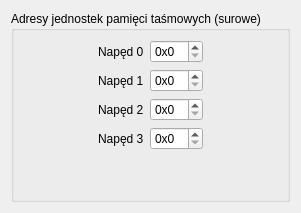
      <widget class="QWidget" name="tapes">
       <attribute name="title">
        <string>Taśmy</string>
       </attribute>
       <layout class="QVBoxLayout" name="verticalLayout_8">
        <item>
         <widget class="QGroupBox" name="groupBox_4">
          <property name="title">
           <string>Adresy jednostek pamięci taśmowych (surowe)</string>
          </property>
          <layout class="QGridLayout" name="gridLayout">
           <property name="sizeConstraint">
            <enum>QLayout::SetDefaultConstraint</enum>
           </property>
           <item row="0" column="2">
            <widget class="QSpinBox" name="tape0_chan">
             <property name="sizePolicy">
              <sizepolicy hsizetype="Preferred" vsizetype="Fixed">
               <horstretch>0</horstretch>
               <verstretch>0</verstretch>
              </sizepolicy>
             </property>
             <property name="prefix">
              <string>0x</string>
             </property>
             <property name="maximum">
              <number>65535</number>
             </property>
             <property name="displayIntegerBase" stdset="0">
              <number>16</number>
             </property>
            </widget>
           </item>
           <item row="1" column="0">
            <spacer name="horizontalSpacer">
             <property name="orientation">
              <enum>Qt::Horizontal</enum>
             </property>
             <property name="sizeHint" stdset="0">
              <size>
               <width>40</width>
               <height>20</height>
              </size>
             </property>
            </spacer>
           </item>
           <item row="0" column="1">
            <widget class="QLabel" name="label_28">
             <property name="sizePolicy">
              <sizepolicy hsizetype="Maximum" vsizetype="Preferred">
               <horstretch>0</horstretch>
               <verstretch>0</verstretch>
              </sizepolicy>
             </property>
             <property name="text">
              <string>Napęd 0</string>
             </property>
             <property name="buddy">
              <cstring>tape0_chan</cstring>
             </property>
            </widget>
           </item>
           <item row="2" column="2">
            <widget class="QSpinBox" name="tape2_chan">
             <property name="sizePolicy">
              <sizepolicy hsizetype="Preferred" vsizetype="Fixed">
               <horstretch>0</horstretch>
               <verstretch>0</verstretch>
              </sizepolicy>
             </property>
             <property name="prefix">
              <string>0x</string>
             </property>
             <property name="maximum">
              <number>65535</number>
             </property>
             <property name="displayIntegerBase" stdset="0">
              <number>16</number>
             </property>
            </widget>
           </item>
           <item row="1" column="2">
            <widget class="QSpinBox" name="tape1_chan">
             <property name="sizePolicy">
              <sizepolicy hsizetype="Preferred" vsizetype="Fixed">
               <horstretch>0</horstretch>
               <verstretch>0</verstretch>
              </sizepolicy>
             </property>
             <property name="prefix">
              <string>0x</string>
             </property>
             <property name="maximum">
              <number>65535</number>
             </property>
             <property name="displayIntegerBase" stdset="0">
              <number>16</number>
             </property>
            </widget>
           </item>
           <item row="1" column="1">
            <widget class="QLabel" name="label_29">
             <property name="sizePolicy">
              <sizepolicy hsizetype="Maximum" vsizetype="Preferred">
               <horstretch>0</horstretch>
               <verstretch>0</verstretch>
              </sizepolicy>
             </property>
             <property name="text">
              <string>Napęd 1</string>
             </property>
             <property name="buddy">
              <cstring>tape1_chan</cstring>
             </property>
            </widget>
           </item>
           <item row="1" column="3">
            <spacer name="horizontalSpacer_2">
             <property name="orientation">
              <enum>Qt::Horizontal</enum>
             </property>
             <property name="sizeHint" stdset="0">
              <size>
               <width>40</width>
               <height>20</height>
              </size>
             </property>
            </spacer>
           </item>
           <item row="2" column="1">
            <widget class="QLabel" name="label_30">
             <property name="sizePolicy">
              <sizepolicy hsizetype="Maximum" vsizetype="Preferred">
               <horstretch>0</horstretch>
               <verstretch>0</verstretch>
              </sizepolicy>
             </property>
             <property name="text">
              <string>Napęd 2</string>
             </property>
             <property name="buddy">
              <cstring>tape2_chan</cstring>
             </property>
            </widget>
           </item>
           <item row="3" column="2">
            <widget class="QSpinBox" name="tape3_chan">
             <property name="sizePolicy">
              <sizepolicy hsizetype="Preferred" vsizetype="Fixed">
               <horstretch>0</horstretch>
               <verstretch>0</verstretch>
              </sizepolicy>
             </property>
             <property name="buttonSymbols">
              <enum>QAbstractSpinBox::UpDownArrows</enum>
             </property>
             <property name="prefix">
              <string>0x</string>
             </property>
             <property name="maximum">
              <number>65535</number>
             </property>
             <property name="value">
              <number>0</number>
             </property>
             <property name="displayIntegerBase" stdset="0">
              <number>16</number>
             </property>
            </widget>
           </item>
           <item row="3" column="1">
            <widget class="QLabel" name="label_31">
             <property name="sizePolicy">
              <sizepolicy hsizetype="Maximum" vsizetype="Preferred">
               <horstretch>0</horstretch>
               <verstretch>0</verstretch>
              </sizepolicy>
             </property>
             <property name="text">
              <string>Napęd 3</string>
             </property>
             <property name="buddy">
              <cstring>tape3_chan</cstring>
             </property>
            </widget>
           </item>
           <item row="4" column="2">
            <spacer name="verticalSpacer_2">
             <property name="orientation">
              <enum>Qt::Vertical</enum>
             </property>
             <property name="sizeHint" stdset="0">
              <size>
               <width>20</width>
               <height>40</height>
              </size>
             </property>
            </spacer>
           </item>
          </layout>
         </widget>
        </item>
       </layout>
      </widget>
